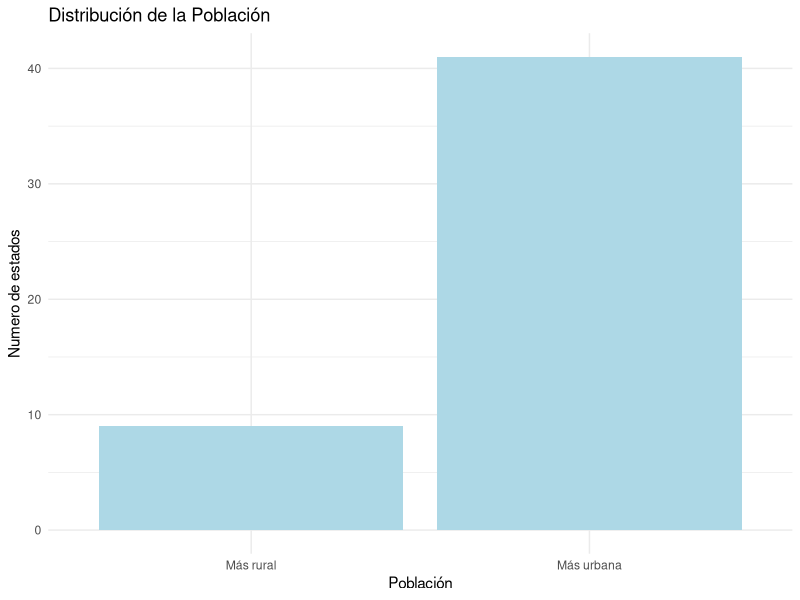
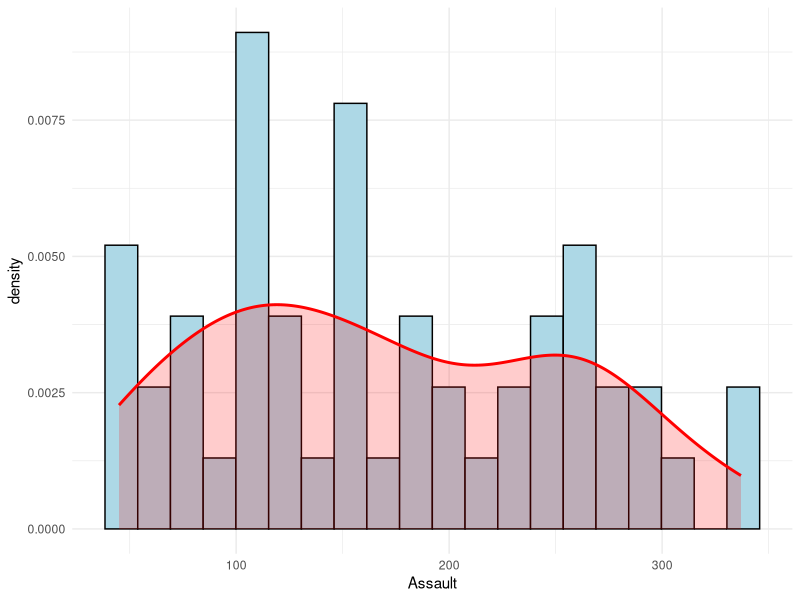
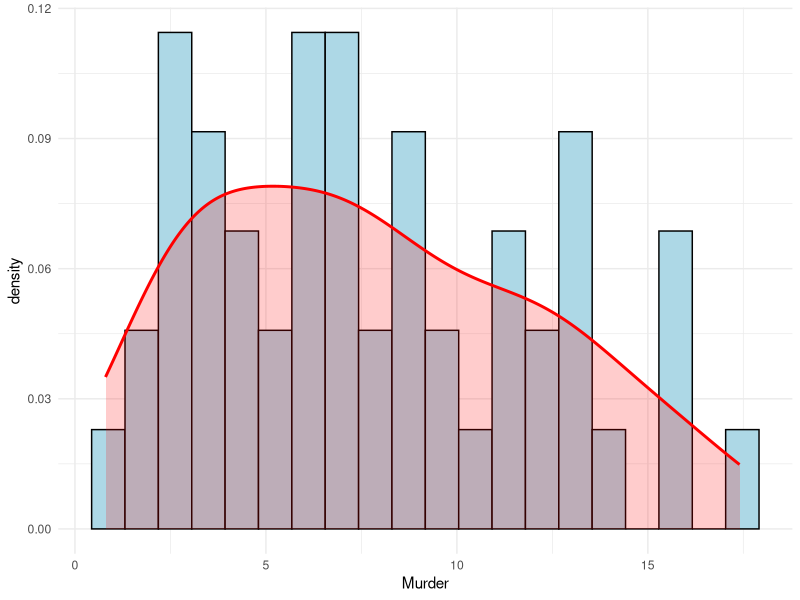
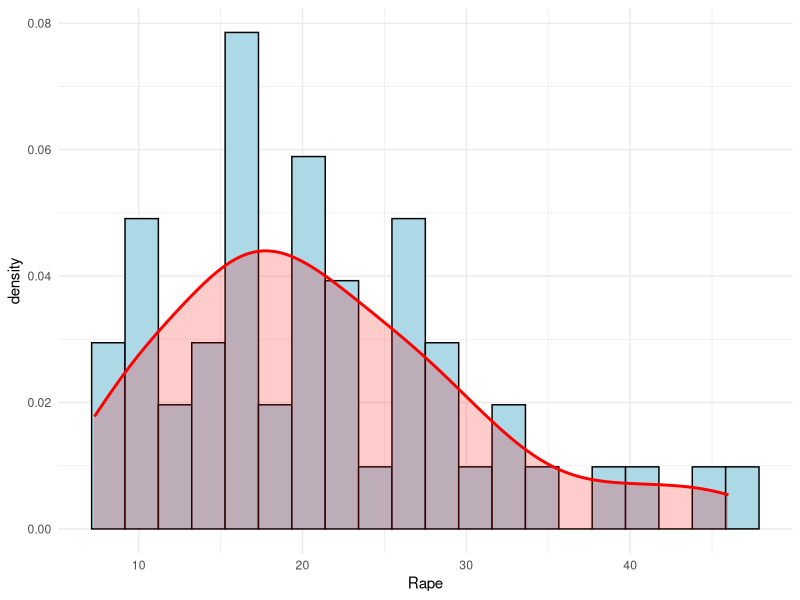
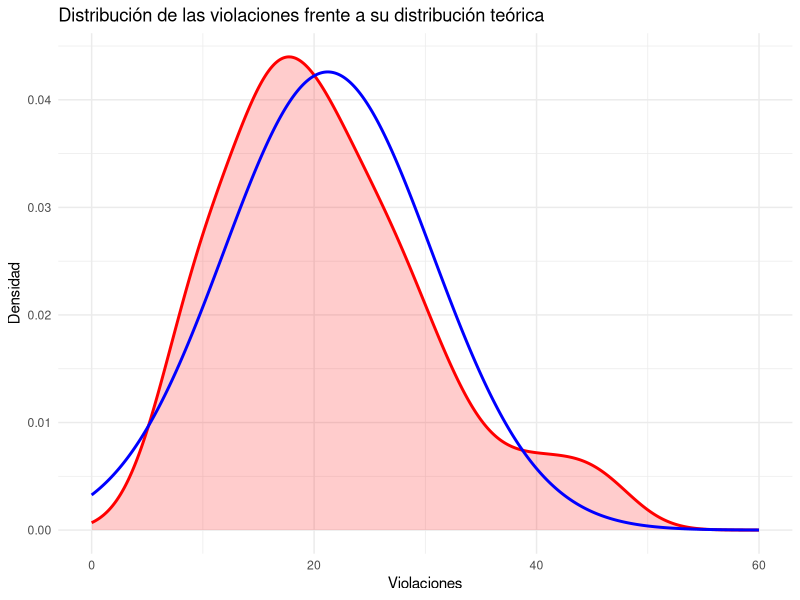
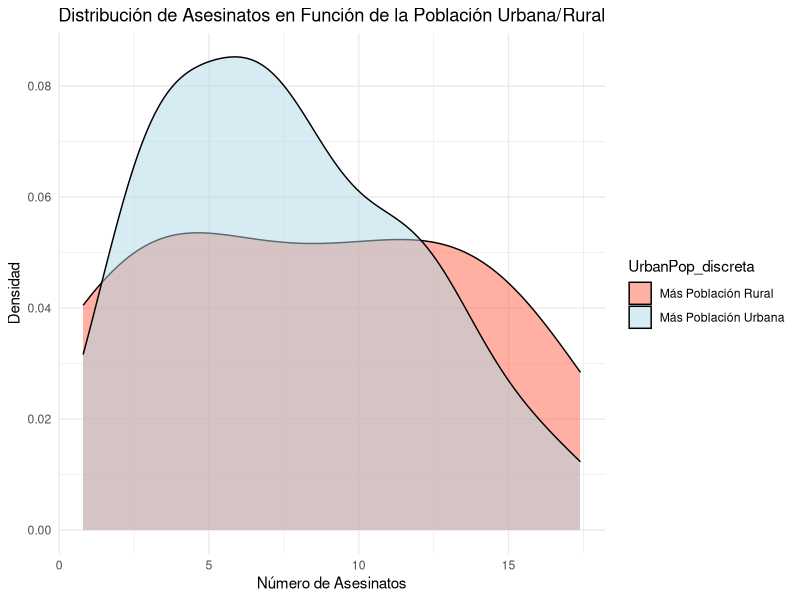
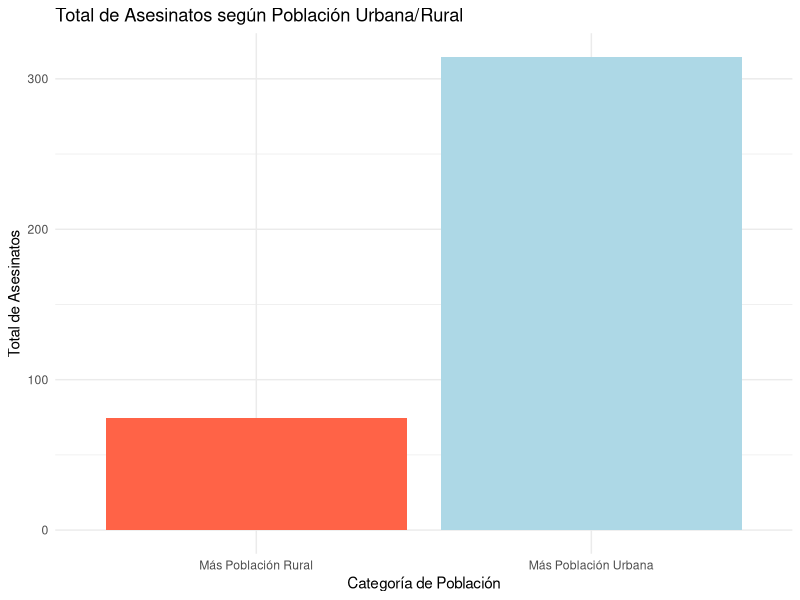
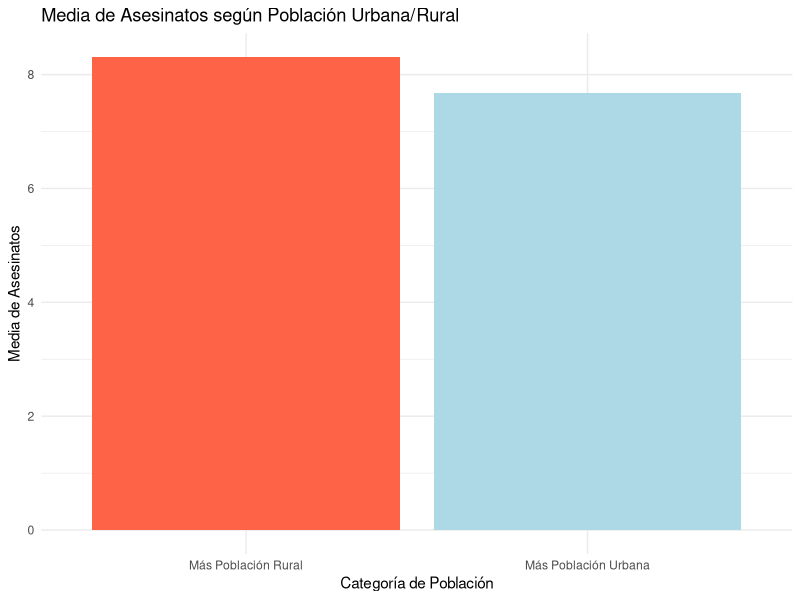

R code for these plots, in order:
## ---- chunk 1
library(datasets)
library(dplyr)
library(ggplot2)
datos=datasets::USArrests
## ---- chunk 2
dim(datos)
## ---- chunk 3
str(datos)
## ---- chunk 4
summary(datos)
print("desviaciones típicas de cada variable: \n")
sd(datos$Murder)
sd(datos$Assault)
sd(datos$Rape)
sd(datos$UrbanPop)

## ---- chunk 5

discretizada <- ifelse(USArrests$UrbanPop > 50, "Más urbana", "Más rural")

# Crear un gráfico de barras para visualizar la discretización
ggplot(USArrests, aes(x = discretizada)) +
  geom_bar(fill = "lightblue") +
  labs(title = "Distribución de la Población",
       x = "Población",
       y = "Numero de estados") +
  theme_minimal() 

## ---- chunk 6
library(ggplot2)

ggplot(datos, aes(x = Assault)) + 
  geom_histogram(aes(y = ..density..),
                 colour = 1, fill = "lightblue", bins=20) +
  geom_density(lwd = 1, colour = "red",
               fill = "red", alpha = 0.2) + theme_minimal()

ggplot(datos, aes(x = Murder)) + 
  geom_histogram(aes(y = ..density..),
                 colour = 1, fill = "lightblue", bins=20) +
  geom_density(lwd = 1, colour = "red",
               fill = "red", alpha = 0.2) + theme_minimal()

ggplot(datos, aes(x = Rape)) + 
  geom_histogram(aes(y = ..density..),
                 colour = 1, fill = "lightblue", bins=20) +
  geom_density(lwd = 1, colour = "red",
               fill = "red", alpha = 0.2) + theme_minimal()
## ---- chunk 7
mean_value <- 21.23     
sd_value <- 9.366385    
x <- seq(0, 60, length.out = 1000)
y <- dnorm(x, mean = mean_value, sd = sd_value)
# Crear un dataframe para ggplot
normal <- data.frame(x = x, y = y)

ggplot(USArrests, aes(x = Rape)) + 
  geom_density(lwd = 1, colour = "red", fill = "red", alpha = 0.2) + 
  geom_line(data = normal, aes(x = x, y = y), colour = "blue", lwd = 1) + 
  theme_minimal() +
  labs(title = "Distribución de las violaciones frente a su distribución teórica",
       x = "Violaciones",
       y = "Densidad")

## ---- chunk 8
print(paste("media =", mean(USArrests$Rape)))
print(paste("desviación típica = " , sd(datos$Rape)))
## ---- chunk 9
media <- 21.232
sd <- 9.36638453105965
n <- 50
valor_critico <- 1.96  

error_std <- valor_critico * (sd / sqrt(n))

IC_inferior <- media - error_std
IC_superior <- media + error_std

# Mostrar el resultado
print(paste("IC_95% = (",IC_inferior,", ", IC_superior,")"))
## ---- chunk 10
x <- 10
n <- 10000
simulacion <- rnorm(n, mean = mean(USArrests$Murder), sd = sd(USArrests$Murder))
prob <- mean(simulacion > x)
print(paste("Probabilidad de que haya más de 10 asesinatos = ", prob))
## ---- chunk 11

# Discretizar la variable UrbanPop
USArrests$UrbanPop_discreta <- ifelse(USArrests$UrbanPop > 50, "Más Población Urbana", "Más Población Rural")

ggplot(USArrests, aes(x = Murder, fill = UrbanPop_discreta)) +
  geom_density(alpha = 0.5, show.legend = TRUE) +
  labs(title = "Distribución de Asesinatos en Función de la Población Urbana/Rural",
       x = "Número de Asesinatos",
       y = "Densidad") +
  scale_fill_manual(values = c("Más Población Urbana" = "lightblue", "Más Población Rural" = "tomato")) +
  theme_minimal()
## ---- chunk 12

murder_summary <- USArrests |>
  group_by(UrbanPop_discreta) |>
  summarize(Total_asesinatos = sum(Murder))

ggplot(murder_summary, aes(x = UrbanPop_discreta, y = Total_asesinatos, fill = UrbanPop_discreta)) +
  geom_bar(stat = "identity", show.legend = FALSE) +  
  labs(title = "Total de Asesinatos según Población Urbana/Rural",
       x = "Categoría de Población",
       y = "Total de Asesinatos") +
  scale_fill_manual(values = c("Más Población Urbana" = "lightblue", "Más Población Rural" = "tomato")) +
  theme_minimal()

## ---- chunk 13
murder_summary_2 <- USArrests |>
  group_by(UrbanPop_discreta) |>
  summarize(Media_asesinatos = mean(Murder))

ggplot(murder_summary_2, aes(x = UrbanPop_discreta, y = Media_asesinatos, fill = UrbanPop_discreta)) +
  geom_bar(stat = "identity", show.legend = FALSE) +  
  labs(title = "Media de Asesinatos según Población Urbana/Rural",
       x = "Categoría de Población",
       y = "Media de Asesinatos") +
  scale_fill_manual(values = c("Más Población Urbana" = "lightblue", "Más Población Rural" = "tomato")) +
  theme_minimal()


ggplot(USArrests, aes(x = UrbanPop_discreta, y = Murder, fill = UrbanPop_discreta)) +
  geom_boxplot(show.legend = FALSE) +  
  labs(title = "Distribución de Asesinatos según Población Urbana/Rural",
       x = "Categoría de Población",
       y = "Número de Asesinatos") +
  scale_fill_manual(values = c("Más Población Urbana" = "lightblue", "Más Población Rural" = "tomato")) +
  theme_minimal()

## ---- chunk 14
urbano <- USArrests |> filter(UrbanPop_discreta == "Más Población Urbana") |> select(Murder)
rural <- USArrests |> filter(UrbanPop_discreta == "Más Población Rural") |> select(Murder)

result <- t.test(urbano$Murder, rural$Murder, var.equal = FALSE)
print(result)

